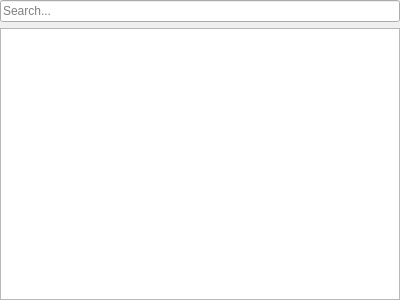
<?xml version="1.0" encoding="UTF-8"?>
<ui version="4.0">
 <class>Otter::HistoryContentsWidget</class>
 <widget class="QWidget" name="Otter::HistoryContentsWidget">
  <property name="geometry">
   <rect>
    <x>0</x>
    <y>0</y>
    <width>400</width>
    <height>300</height>
   </rect>
  </property>
  <layout class="QVBoxLayout" name="verticalLayout">
   <property name="leftMargin">
    <number>0</number>
   </property>
   <property name="topMargin">
    <number>0</number>
   </property>
   <property name="rightMargin">
    <number>0</number>
   </property>
   <property name="bottomMargin">
    <number>0</number>
   </property>
   <item>
    <widget class="QLineEdit" name="filterLineEdit">
     <property name="placeholderText">
      <string>Search...</string>
     </property>
     <property name="clearButtonEnabled">
      <bool>true</bool>
     </property>
    </widget>
   </item>
   <item>
    <widget class="QTreeView" name="historyView">
     <property name="contextMenuPolicy">
      <enum>Qt::CustomContextMenu</enum>
     </property>
     <property name="editTriggers">
      <set>QAbstractItemView::NoEditTriggers</set>
     </property>
     <attribute name="headerDefaultSectionSize">
      <number>250</number>
     </attribute>
     <attribute name="headerStretchLastSection">
      <bool>false</bool>
     </attribute>
    </widget>
   </item>
  </layout>
 </widget>
 <resources/>
 <connections/>
</ui>
